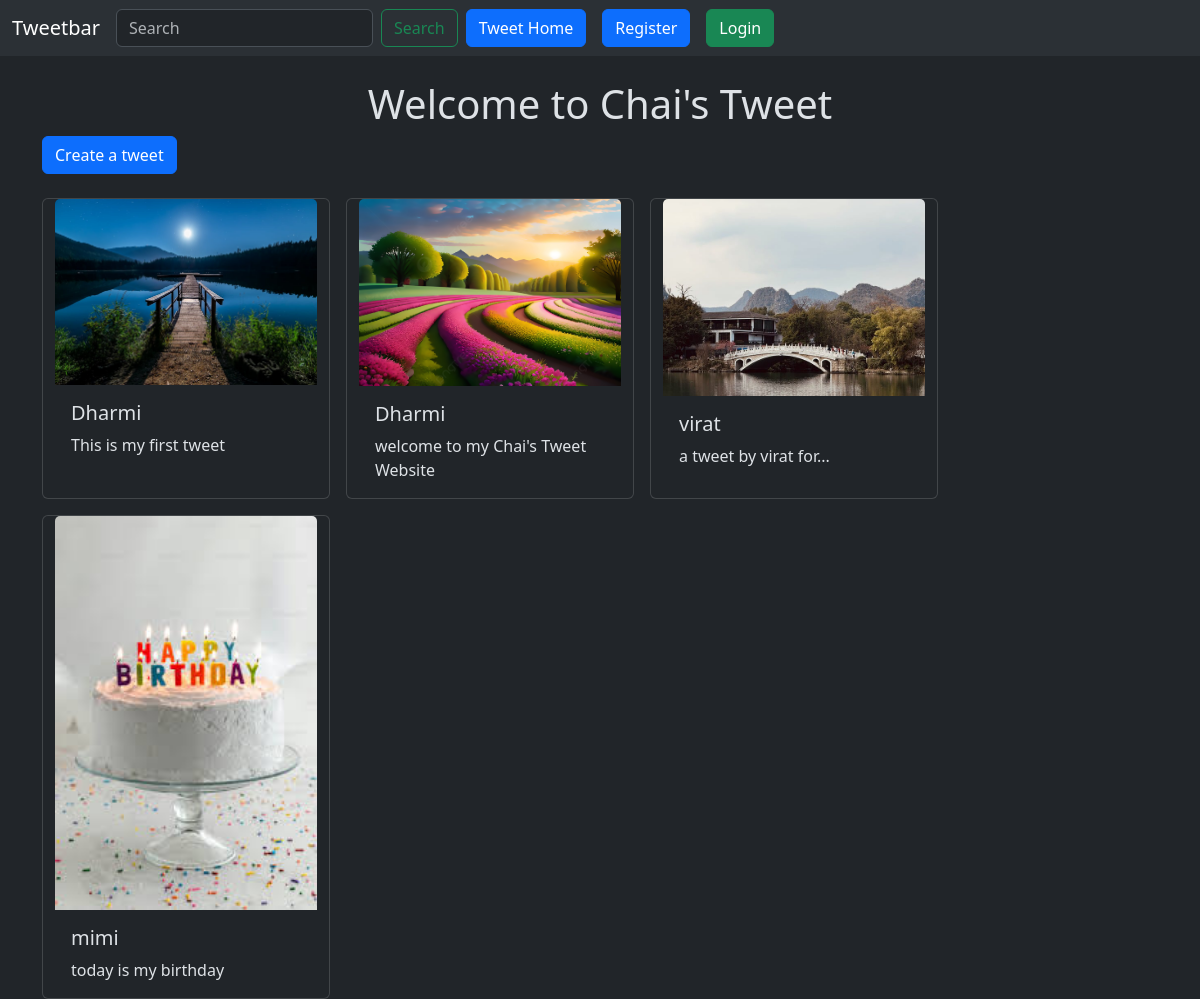
Screenshot of /Chaitweet/ with the database file from the repository.
### Chaitweet/models.py (models this page shows)
class Tweet(models.Model):
    user=models.ForeignKey(User, on_delete=models.CASCADE)
    text=models.TextField(max_length=400)
    photo=models.ImageField(upload_to="photos/", blank=True,null=True)
    created_at=models.DateTimeField(auto_now_add=True)
    updated_at=models.DateTimeField(auto_now=True)

### Chaitweet/views.py (the view)
# urls.py: path('', views.tweet_list, name="tweet_list"),
def tweet_list(request):
    tweets=Tweet.objects.all().order_by('created_at')
    return render(request, 'tweet_list.html',{'tweets':tweets})

### Chaitweet/templates/tweet_list.html (shortened to what this page needs)
{% extends "layout.html" %}
{% block content %}
<h1 class = 'text-center mt-4'>Welcome to Chai's Tweet</h1>
<a class="btn btn-primary mb-4" href="{% url 'tweet_create' %}">Create a tweet</a>
<div class="container row gap-3">
    {% for tweet in tweets %}
    <div class="card" style="width: 18rem;">
        <img src="{{tweet.photo.url}}" class="card-img-top" alt="...">
        <div class="card-body">
          <h5 class="card-title">{{tweet.user.username}}</h5>
          <p class="card-text">{{tweet.text}}</p>
        </div>
      </div>
    {% endfor %}
</div>
{% endblock %}

### templates/layout.html (shortened to what this page needs)
{% load static %}
<!DOCTYPE html>
<html lang="en" data-bs-theme="dark">
<head>
    <link href="https://cdn.jsdelivr.net/npm/bootstrap@5.3.3/dist/css/bootstrap.min.css" rel="stylesheet">
</head>
<body>
    <nav class="navbar navbar-expand-lg bg-body-tertiary">
        <div class="container-fluid">
          <a class="navbar-brand" href="#">Tweetbar</a>
          <div class="collapse navbar-collapse" id="navbarSupportedContent">
            <form class="d-flex" role="search">
              <input class="form-control me-2" type="search" placeholder="Search" aria-label="Search">
              <button class="btn btn-outline-success" type="submit">Search</button>
            </form>
            <a href="{% url 'tweet_list'%}" class="btn btn-primary mx-2">Tweet Home</a>
            {% if user.is_authenticated %}
            <form  method="post" action='{% url "logout" %}'>
              {% csrf_token %}
              <button class="btn btn-danger" type="submit">Logout</button>
            </form>
            {% else %}
            <a href="{% url 'register'%}" class="btn btn-primary mx-2">Register</a>
            <a href="{% url 'login'%}" class="btn btn-success mx-2">Login</a>
            {% endif %}
          </div>
        </div>
      </nav>
   <div class="container">
    {% block content %}
    {% endblock %}
</body>
</html>

### rows the page displays
Tweet: photo (picture), user.username "Dharmi", text "This is my first tweet"
Tweet: photo (picture), user.username "Dharmi", text "welcome to my Chai's Tweet Website"
Tweet: photo (picture), user.username "virat", text "a tweet by virat for..."
Tweet: photo (picture), user.username "mimi", text "today is my birthday"
